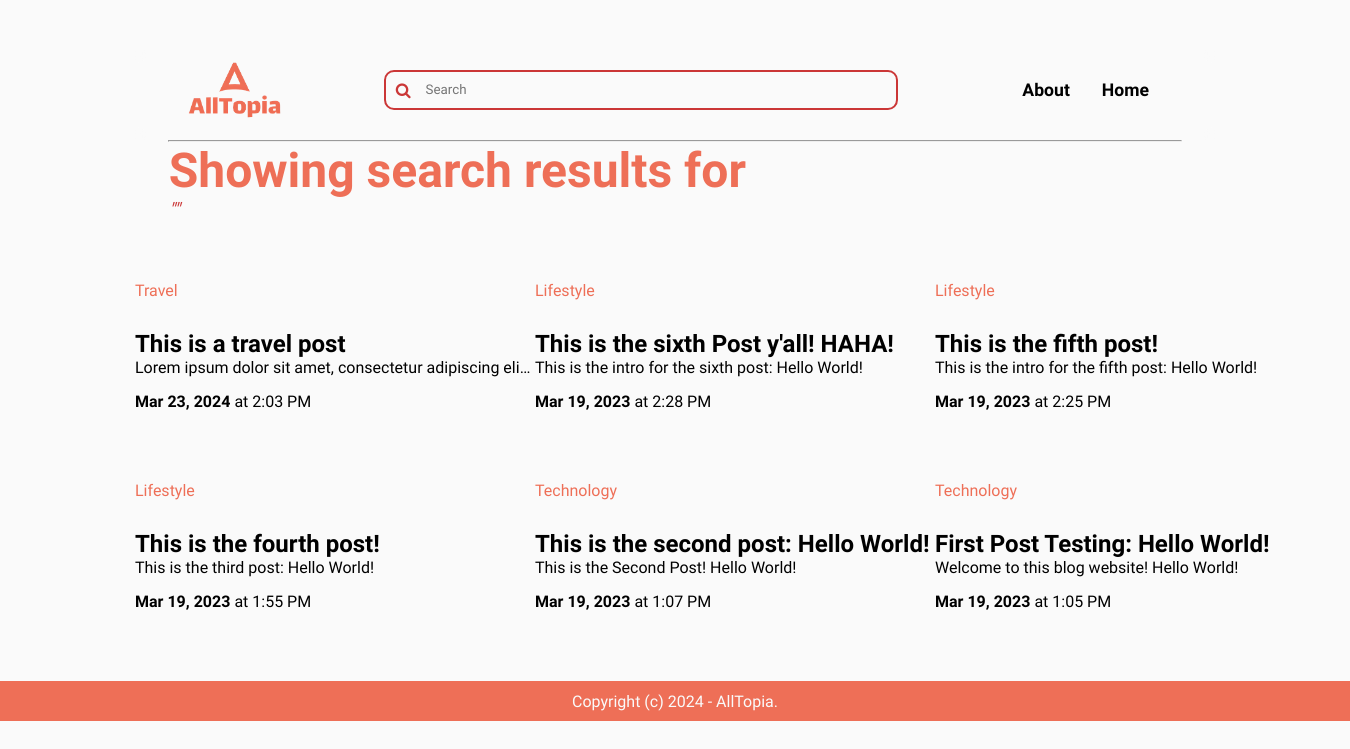
The app's page /search/, older data.
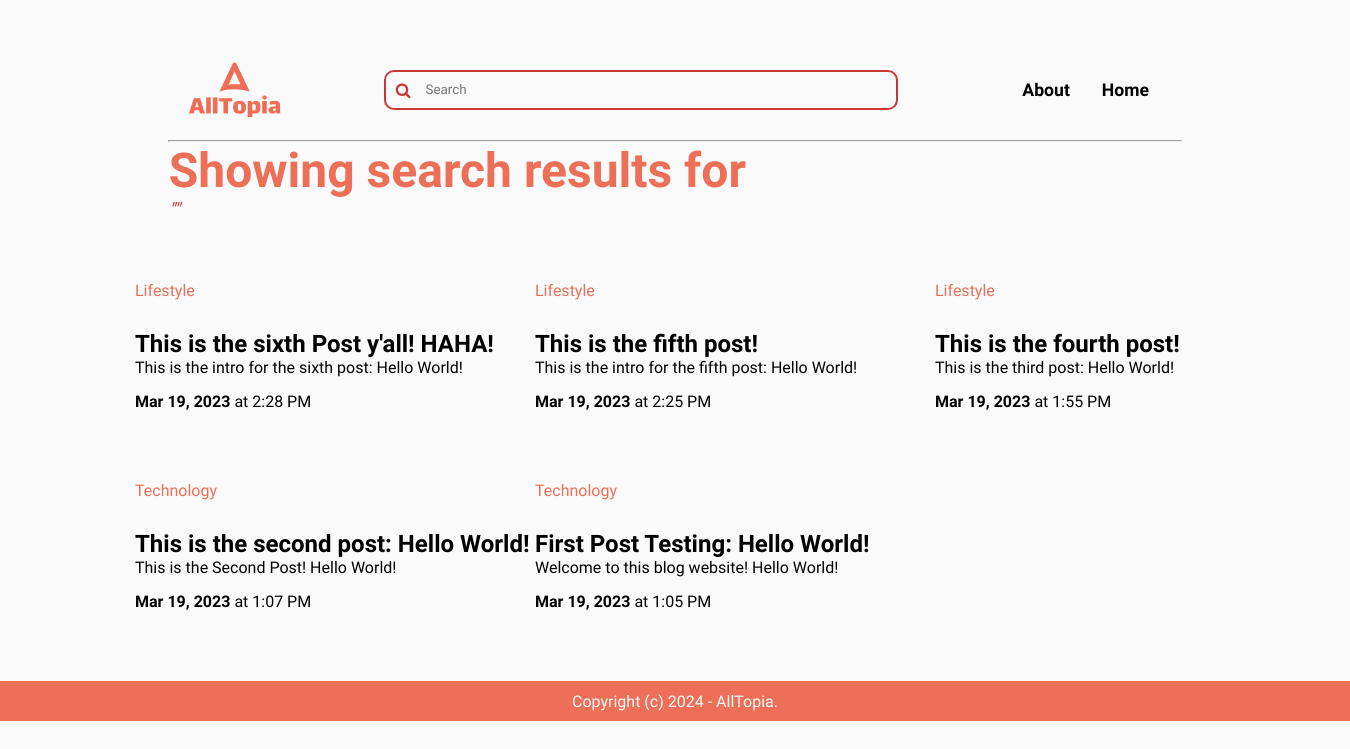
The same page, newer data.
### blog/models.py (models this page shows, shortened)
class Post(models.Model):
    ACTIVE  = 'active'
    DRAFT = 'draft'
    CHOICES_STATUS = (
        (ACTIVE, 'Active'),
        (DRAFT, 'Draft')
    )
    category = models.ForeignKey(Category, related_name='posts', on_delete=models.CASCADE)
    title = models.CharField(max_length=255)
    slug = models.SlugField()
    intro = models.TextField()
    body = models.TextField()
    created_at = models.DateTimeField(auto_now_add=True)
    status = models.CharField(max_length=10, choices=CHOICES_STATUS, default=ACTIVE)
    image = models.ImageField(upload_to='uploads/', blank=True, null=True)
    class Meta:
        ordering = ('-created_at',)

class Category(models.Model):
    title = models.CharField(max_length=255)
    slug = models.SlugField()
    class Meta:
        ordering = ('title',)
        verbose_name_plural = 'Categories'
    def __str__(self):
        return self.title

### blog/views.py (the view)
# urls.py: path('search/', views.search, name='search'),
def search(request):
    query = request.GET.get('query', '')
    posts = Post.objects.filter(status=Post.ACTIVE).filter(Q(title__icontains=query) | Q(intro__icontains=query) | Q(body__icontains=query))
    return render(request, 'blog/search.html', {'posts': posts, 'query': query})

### blog/templates/blog/search.html (shortened to what this page needs)
{% extends 'core/base.html' %}
{% load static %}
{% block content %}
    <hr class="cat-post-divider">
    <div class="search-header">
        <h1>Showing search results for</h1>
        <h3>"{{ query }}"</h3>
    </div>
    <div class="main-parent-flex-container">
        {% for post in posts %}
            <div class="child-content">
                <a href="{% url 'post_detail'  post.slug %}">
                    <p class="preview-tag-p"><a href="{% url 'category_detail' post.category.slug %}" class="preview-tag">{{post.category}} </a></p>
                    <h1 class="blogs-title">{{ post.title }}</h1>
                    <p class="blogs-intro">{{ post.intro }}</p>
                    <div class="date-posted">
                        <p><strong>{{ post.created_at|date:'M d, Y' }}</strong> at {{ post.created_at|date:'g:i A' }}</p>
                    </div>
                </a>
            </div>
        {% endfor %}
    </div>
{% endblock %}

Row changes from the older to the newer data that the page shows:
no longer on this page (row edited): Post: category "Travel", title "This is a travel post", intro "Lorem ipsum dolor sit amet, consectetur adipiscing eli…", created_at "Mar 23, 2024", created_at "2:03 PM"
